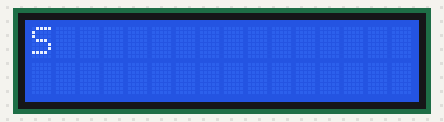
A sketch run on a simulated Arduino Uno, built with avr-gcc and run on an emulated ATmega328P. Parts: 16×2 character LCD.

Above: at 0.26 s.
At 0.77 s:
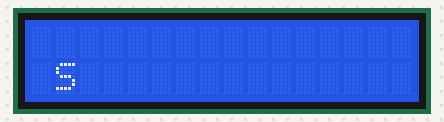
At 1.58 s:
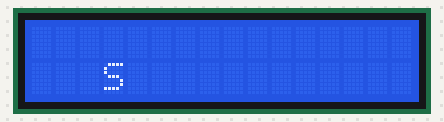
At 3.2 s:
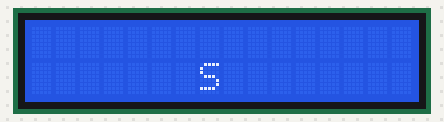
At 4.82 s:
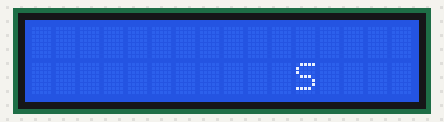
At 6.43 s:
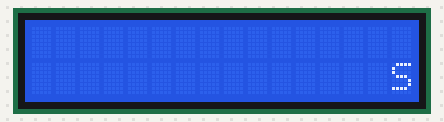

Measured:
- by itself, everything shown: repeats every 6.5 s, in 31 steps

The sketch:

Q4.ino
```cpp
#include <LiquidCrystal.h>

const int rs = 13, en = 12, d4 = 8, d5 = 9, d6 = 10, d7 = 11;

LiquidCrystal lcd(rs, en, d4, d5, d6, d7);

byte col = 0;
byte row = 0;

void setup() {
  lcd.begin(16, 2);
  lcd.clear();
}
void loop() {
 lcd.setCursor(0 ,0);
  lcd.print("S");

  for(int i=0 ; i<16 ;i++){
    int j=0;
        if(i % 2 == 0){
          j=0;
          }else{
            j=1;
            }
        delay(200);
        lcd.clear();
        lcd.setCursor(i , j);
        lcd.print("S");
        delay(200);
        lcd.clear();


  }
}
```
